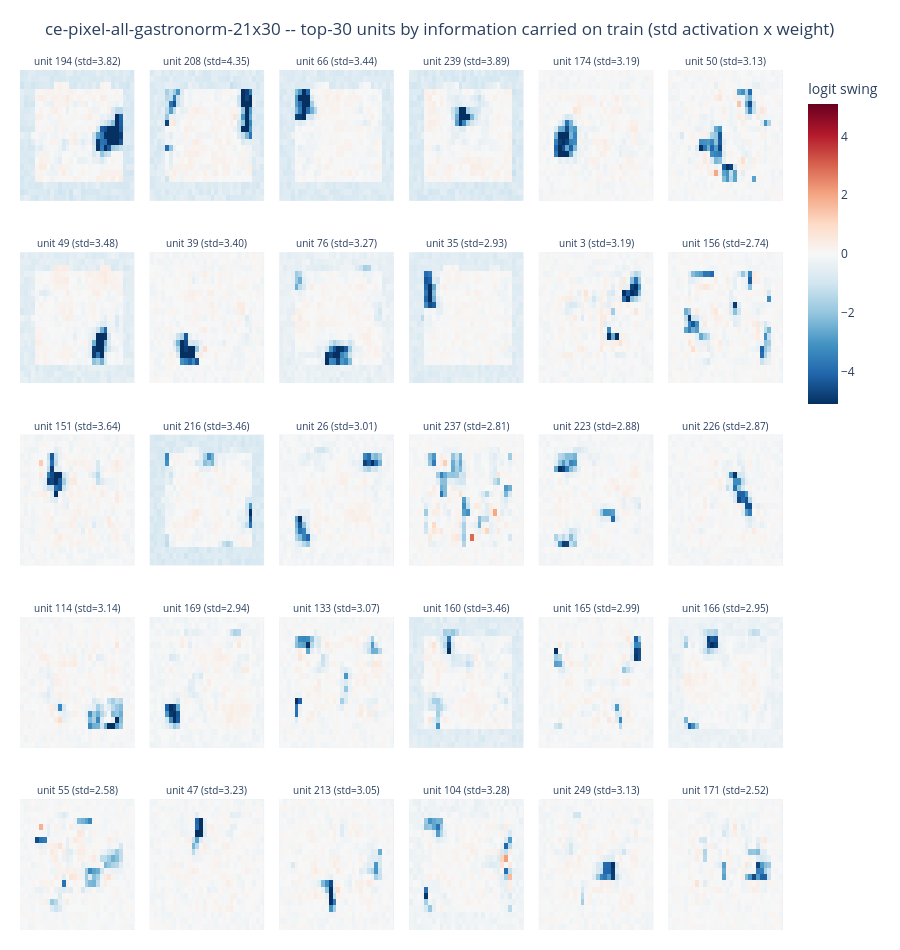

The notebook cell saved with this chart:
### Markdown cell above
## 5e. The information-carrying units

Same `out_h x out_w` grid as before, but ranked by `std(a_k) * ||W[k]||` -- the units whose firing
*varies* most across samples, scaled by how much that variation moves the output. These are the
units doing the discriminating, and they are the ones to look at if the question is "how does this
model tell one cube position from another".

### Code cell
if RUN_ACTIVATIONS:
    info_score = act_std * np.linalg.norm(W, axis=1)
    top_info = list(np.argsort(-info_score)[:N_UNIT_MAPS])
    print(f'overlap with the mean-contribution top-{N_UNIT_MAPS}: {len(set(top_info) & top_c)} units')

    info_maps = [(act_std[k] * W[k]).reshape(OUT_H, OUT_W) for k in top_info]
    imax = float(np.quantile(np.abs(np.array(info_maps)), 0.995))
    unit_grid(top_info, info_maps,
              [f'unit {k} (std={act_std[k]:.2f})' for k in top_info],
              f'{RUN_NAME} -- top-{len(top_info)} units by information carried on {ACT_SPLIT} '
              f'(std activation x weight)', 'logit swing', -imax, imax).show()

### Figure 1 — Plotly figure (JSON) as saved in the notebook; plotly's stock layout.template omitted (floating-point values rounded to 4 significant figures; data arrays with more than 128 entries replaced by an {"elided": "..."} marker saying what was removed)
{"data": [{"colorbar": {"len": 0.4, "title": {"text": "logit swing"}, "y": 0.8}, "colorscale": [[0.0, "rgb(103,0,31)"], [0.1, "rgb(178,24,43)"], [0.2, "rgb(214,96,77)"], [0.3, "rgb(244,165,130)"], [0.4, "rgb(253,219,199)"], [0.5, "rgb(247,247,247)"], [0.6, "rgb(209,229,240)"], [0.7, "rgb(146,197,222)"], [0.8, "rgb(67,147,195)"], [0.9, "rgb(33,102,172)"], [1.0, "rgb(5,48,97)"]], "hovertemplate": "row %{y}, col %{x}<br>%{z:.4f}<extra></extra>", "reversescale": true, "showscale": true, "type": "heatmap", "xaxis": "x", "yaxis": "y", "z": {"elided": "21x30 float values"}, "zmax": 5.108, "zmid": 0, "zmin": -5.108}, {"colorbar": {"len": 0.4, "title": {"text": "logit swing"}, "y": 0.8}, "colorscale": [[0.0, "rgb(103,0,31)"], [0.1, "rgb(178,24,43)"], [0.2, "rgb(214,96,77)"], [0.3, "rgb(244,165,130)"], [0.4, "rgb(253,219,199)"], [0.5, "rgb(247,247,247)"], [0.6, "rgb(209,229,240)"], [0.7, "rgb(146,197,222)"], [0.8, "rgb(67,147,195)"], [0.9, "rgb(33,102,172)"], [1.0, "rgb(5,48,97)"]], "hovertemplate": "row %{y}, col %{x}<br>%{z:.4f}<extra></extra>", "reversescale": true, "showscale": false, "type": "heatmap", "xaxis": "x2", "yaxis": "y2", "z": {"elided": "21x30 float values"}, "zmax": 5.108, "zmid": 0, "zmin": -5.108}, {"colorbar": {"len": 0.4, "title": {"text": "logit swing"}, "y": 0.8}, "colorscale": [[0.0, "rgb(103,0,31)"], [0.1, "rgb(178,24,43)"], [0.2, "rgb(214,96,77)"], [0.3, "rgb(244,165,130)"], [0.4, "rgb(253,219,199)"], [0.5, "rgb(247,247,247)"], [0.6, "rgb(209,229,240)"], [0.7, "rgb(146,197,222)"], [0.8, "rgb(67,147,195)"], [0.9, "rgb(33,102,172)"], [1.0, "rgb(5,48,97)"]], "hovertemplate": "row %{y}, col %{x}<br>%{z:.4f}<extra></extra>", "reversescale": true, "showscale": false, "type": "heatmap", "xaxis": "x3", "yaxis": "y3", "z": {"elided": "21x30 float values"}, "zmax": 5.108, "zmid": 0, "zmin": -5.108}, {"colorbar": {"len": 0.4, "title": {"text": "logit swing"}, "y": 0.8}, "colorscale": [[0.0, "rgb(103,0,31)"], [0.1, "rgb(178,24,43)"], [0.2, "rgb(214,96,77)"], [0.3, "rgb(244,165,130)"], [0.4, "rgb(253,219,199)"], [0.5, "rgb(247,247,247)"], [0.6, "rgb(209,229,240)"], [0.7, "rgb(146,197,222)"], [0.8, "rgb(67,147,195)"], [0.9, "rgb(33,102,172)"], [1.0, "rgb(5,48,97)"]], "hovertemplate": "row %{y}, col %{x}<br>%{z:.4f}<extra></extra>", "reversescale": true, "showscale": false, "type": "heatmap", "xaxis": "x4", "yaxis": "y4", "z": {"elided": "21x30 float values"}, "zmax": 5.108, "zmid": 0, "zmin": -5.108}, {"colorbar": {"len": 0.4, "title": {"text": "logit swing"}, "y": 0.8}, "colorscale": [[0.0, "rgb(103,0,31)"], [0.1, "rgb(178,24,43)"], [0.2, "rgb(214,96,77)"], [0.3, "rgb(244,165,130)"], [0.4, "rgb(253,219,199)"], [0.5, "rgb(247,247,247)"], [0.6, "rgb(209,229,240)"], [0.7, "rgb(146,197,222)"], [0.8, "rgb(67,147,195)"], [0.9, "rgb(33,102,172)"], [1.0, "rgb(5,48,97)"]], "hovertemplate": "row %{y}, col %{x}<br>%{z:.4f}<extra></extra>", "reversescale": true, "showscale": false, "type": "heatmap", "xaxis": "x5", "yaxis": "y5", "z": {"elided": "21x30 float values"}, "zmax": 5.108, "zmid": 0, "zmin": -5.108}, {"colorbar": {"len": 0.4, "title": {"text": "logit swing"}, "y": 0.8}, "colorscale": [[0.0, "rgb(103,0,31)"], [0.1, "rgb(178,24,43)"], [0.2, "rgb(214,96,77)"], [0.3, "rgb(244,165,130)"], [0.4, "rgb(253,219,199)"], [0.5, "rgb(247,247,247)"], [0.6, "rgb(209,229,240)"], [0.7, "rgb(146,197,222)"], [0.8, "rgb(67,147,195)"], [0.9, "rgb(33,102,172)"], [1.0, "rgb(5,48,97)"]], "hovertemplate": "row %{y}, col %{x}<br>%{z:.4f}<extra></extra>", "reversescale": true, "showscale": false, "type": "heatmap", "xaxis": "x6", "yaxis": "y6", "z": {"elided": "21x30 float values"}, "zmax": 5.108, "zmid": 0, "zmin": -5.108}, {"colorbar": {"len": 0.4, "title": {"text": "logit swing"}, "y": 0.8}, "colorscale": [[0.0, "rgb(103,0,31)"], [0.1, "rgb(178,24,43)"], [0.2, "rgb(214,96,77)"], [0.3, "rgb(244,165,130)"], [0.4, "rgb(253,219,199)"], [0.5, "rgb(247,247,247)"], [0.6, "rgb(209,229,240)"], [0.7, "rgb(146,197,222)"], [0.8, "rgb(67,147,195)"], [0.9, "rgb(33,102,172)"], [1.0, "rgb(5,48,97)"]], "hovertemplate": "row %{y}, col %{x}<br>%{z:.4f}<extra></extra>", "reversescale": true, "showscale": false, "type": "heatmap", "xaxis": "x7", "yaxis": "y7", "z": {"elided": "21x30 float values"}, "zmax": 5.108, "zmid": 0, "zmin": -5.108}, {"colorbar": {"len": 0.4, "title": {"text": "logit swing"}, "y": 0.8}, "colorscale": [[0.0, "rgb(103,0,31)"], [0.1, "rgb(178,24,43)"], [0.2, "rgb(214,96,77)"], [0.3, "rgb(244,165,130)"], [0.4, "rgb(253,219,199)"], [0.5, "rgb(247,247,247)"], [0.6, "rgb(209,229,240)"], [0.7, "rgb(146,197,222)"], [0.8, "rgb(67,147,195)"], [0.9, "rgb(33,102,172)"], [1.0, "rgb(5,48,97)"]], "hovertemplate": "row %{y}, col %{x}<br>%{z:.4f}<extra></extra>", "reversescale": true, "showscale": false, "type": "heatmap", "xaxis": "x8", "yaxis": "y8", "z": {"elided": "21x30 float values"}, "zmax": 5.108, "zmid": 0, "zmin": -5.108}, {"colorbar": {"len": 0.4, "title": {"text": "logit swing"}, "y": 0.8}, "colorscale": [[0.0, "rgb(103,0,31)"], [0.1, "rgb(178,24,43)"], [0.2, "rgb(214,96,77)"], [0.3, "rgb(244,165,130)"], [0.4, "rgb(253,219,199)"], [0.5, "rgb(247,247,247)"], [0.6, "rgb(209,229,240)"], [0.7, "rgb(146,197,222)"], [0.8, "rgb(67,147,195)"], [0.9, "rgb(33,102,172)"], [1.0, "rgb(5,48,97)"]], "hovertemplate": "row %{y}, col %{x}<br>%{z:.4f}<extra></extra>", "reversescale": true, "showscale": false, "type": "heatmap", "xaxis": "x9", "yaxis": "y9", "z": {"elided": "21x30 float values"}, "zmax": 5.108, "zmid": 0, "zmin": -5.108}, {"colorbar": {"len": 0.4, "title": {"text": "logit swing"}, "y": 0.8}, "colorscale": [[0.0, "rgb(103,0,31)"], [0.1, "rgb(178,24,43)"], [0.2, "rgb(214,96,77)"], [0.3, "rgb(244,165,130)"], [0.4, "rgb(253,219,199)"], [0.5, "rgb(247,247,247)"], [0.6, "rgb(209,229,240)"], [0.7, "rgb(146,197,222)"], [0.8, "rgb(67,147,195)"], [0.9, "rgb(33,102,172)"], [1.0, "rgb(5,48,97)"]], "hovertemplate": "row %{y}, col %{x}<br>%{z:.4f}<extra></extra>", "reversescale": true, "showscale": false, "type": "heatmap", "xaxis": "x10", "yaxis": "y10", "z": {"elided": "21x30 float values"}, "zmax": 5.108, "zmid": 0, "zmin": -5.108}, {"colorbar": {"len": 0.4, "title": {"text": "logit swing"}, "y": 0.8}, "colorscale": [[0.0, "rgb(103,0,31)"], [0.1, "rgb(178,24,43)"], [0.2, "rgb(214,96,77)"], [0.3, "rgb(244,165,130)"], [0.4, "rgb(253,219,199)"], [0.5, "rgb(247,247,247)"], [0.6, "rgb(209,229,240)"], [0.7, "rgb(146,197,222)"], [0.8, "rgb(67,147,195)"], [0.9, "rgb(33,102,172)"], [1.0, "rgb(5,48,97)"]], "hovertemplate": "row %{y}, col %{x}<br>%{z:.4f}<extra></extra>", "reversescale": true, "showscale": false, "type": "heatmap", "xaxis": "x11", "yaxis": "y11", "z": {"elided": "21x30 float values"}, "zmax": 5.108, "zmid": 0, "zmin": -5.108}, {"colorbar": {"len": 0.4, "title": {"text": "logit swing"}, "y": 0.8}, "colorscale": [[0.0, "rgb(103,0,31)"], [0.1, "rgb(178,24,43)"], [0.2, "rgb(214,96,77)"], [0.3, "rgb(244,165,130)"], [0.4, "rgb(253,219,199)"], [0.5, "rgb(247,247,247)"], [0.6, "rgb(209,229,240)"], [0.7, "rgb(146,197,222)"], [0.8, "rgb(67,147,195)"], [0.9, "rgb(33,102,172)"], [1.0, "rgb(5,48,97)"]], "hovertemplate": "row %{y}, col %{x}<br>%{z:.4f}<extra></extra>", "reversescale": true, "showscale": false, "type": "heatmap", "xaxis": "x12", "yaxis": "y12", "z": {"elided": "21x30 float values"}, "zmax": 5.108, "zmid": 0, "zmin": -5.108}, {"colorbar": {"len": 0.4, "title": {"text": "logit swing"}, "y": 0.8}, "colorscale": [[0.0, "rgb(103,0,31)"], [0.1, "rgb(178,24,43)"], [0.2, "rgb(214,96,77)"], [0.3, "rgb(244,165,130)"], [0.4, "rgb(253,219,199)"], [0.5, "rgb(247,247,247)"], [0.6, "rgb(209,229,240)"], [0.7, "rgb(146,197,222)"], [0.8, "rgb(67,147,195)"], [0.9, "rgb(33,102,172)"], [1.0, "rgb(5,48,97)"]], "hovertemplate": "row %{y}, col %{x}<br>%{z:.4f}<extra></extra>", "reversescale": true, "showscale": false, "type": "heatmap", "xaxis": "x13", "yaxis": "y13", "z": {"elided": "21x30 float values"}, "zmax": 5.108, "zmid": 0, "zmin": -5.108}, {"colorbar": {"len": 0.4, "title": {"text": "logit swing"}, "y": 0.8}, "colorscale": [[0.0, "rgb(103,0,31)"], [0.1, "rgb(178,24,43)"], [0.2, "rgb(214,96,77)"], [0.3, "rgb(244,165,130)"], [0.4, "rgb(253,219,199)"], [0.5, "rgb(247,247,247)"], [0.6, "rgb(209,229,240)"], [0.7, "rgb(146,197,222)"], [0.8, "rgb(67,147,195)"], [0.9, "rgb(33,102,172)"], [1.0, "rgb(5,48,97)"]], "hovertemplate": "row %{y}, col %{x}<br>%{z:.4f}<extra></extra>", "reversescale": true, "showscale": false, "type": "heatmap", "xaxis": "x14", "yaxis": "y14", "z": {"elided": "21x30 float values"}, "zmax": 5.108, "zmid": 0, "zmin": -5.108}, {"colorbar": {"len": 0.4, "title": {"text": "logit swing"}, "y": 0.8}, "colorscale": [[0.0, "rgb(103,0,31)"], [0.1, "rgb(178,24,43)"], [0.2, "rgb(214,96,77)"], [0.3, "rgb(244,165,130)"], [0.4, "rgb(253,219,199)"], [0.5, "rgb(247,247,247)"], [0.6, "rgb(209,229,240)"], [0.7, "rgb(146,197,222)"], [0.8, "rgb(67,147,195)"], [0.9, "rgb(33,102,172)"], [1.0, "rgb(5,48,97)"]], "hovertemplate": "row %{y}, col %{x}<br>%{z:.4f}<extra></extra>", "reversescale": true, "showscale": false, "type": "heatmap", "xaxis": "x15", "yaxis": "y15", "z": {"elided": "21x30 float values"}, "zmax": 5.108, "zmid": 0, "zmin": -5.108}, {"colorbar": {"len": 0.4, "title": {"text": "logit swing"}, "y": 0.8}, "colorscale": [[0.0, "rgb(103,0,31)"], [0.1, "rgb(178,24,43)"], [0.2, "rgb(214,96,77)"], [0.3, "rgb(244,165,130)"], [0.4, "rgb(253,219,199)"], [0.5, "rgb(247,247,247)"], [0.6, "rgb(209,229,240)"], [0.7, "rgb(146,197,222)"], [0.8, "rgb(67,147,195)"], [0.9, "rgb(33,102,172)"], [1.0, "rgb(5,48,97)"]], "hovertemplate": "row %{y}, col %{x}<br>%{z:.4f}<extra></extra>", "reversescale": true, "showscale": false, "type": "heatmap", "xaxis": "x16", "yaxis": "y16", "z": {"elided": "21x30 float values"}, "zmax": 5.108, "zmid": 0, "zmin": -5.108}, {"colorbar": {"len": 0.4, "title": {"text": "logit swing"}, "y": 0.8}, "colorscale": [[0.0, "rgb(103,0,31)"], [0.1, "rgb(178,24,43)"], [0.2, "rgb(214,96,77)"], [0.3, "rgb(244,165,130)"], [0.4, "rgb(253,219,199)"], [0.5, "rgb(247,247,247)"], [0.6, "rgb(209,229,240)"], [0.7, "rgb(146,197,222)"], [0.8, "rgb(67,147,195)"], [0.9, "rgb(33,102,172)"], [1.0, "rgb(5,48,97)"]], "hovertemplate": "row %{y}, col %{x}<br>%{z:.4f}<extra></extra>", "reversescale": true, "showscale": false, "type": "heatmap", "xaxis": "x17", "yaxis": "y17", "z": {"elided": "21x30 float values"}, "zmax": 5.108, "zmid": 0, "zmin": -5.108}, {"colorbar": {"len": 0.4, "title": {"text": "logit swing"}, "y": 0.8}, "colorscale": [[0.0, "rgb(103,0,31)"], [0.1, "rgb(178,24,43)"], [0.2, "rgb(214,96,77)"], [0.3, "rgb(244,165,130)"], [0.4, "rgb(253,219,199)"], [0.5, "rgb(247,247,247)"], [0.6, "rgb(209,229,240)"], [0.7, "rgb(146,197,222)"], [0.8, "rgb(67,147,195)"], [0.9, "rgb(33,102,172)"], [1.0, "rgb(5,48,97)"]], "hovertemplate": "row %{y}, col %{x}<br>%{z:.4f}<extra></extra>", "reversescale": true, "showscale": false, "type": "heatmap", "xaxis": "x18", "yaxis": "y18", "z": {"elided": "21x30 float values"}, "zmax": 5.108, "zmid": 0, "zmin": -5.108}, {"colorbar": {"len": 0.4, "title": {"text": "logit swing"}, "y": 0.8}, "colorscale": [[0.0, "rgb(103,0,31)"], [0.1, "rgb(178,24,43)"], [0.2, "rgb(214,96,77)"], [0.3, "rgb(244,165,130)"], [0.4, "rgb(253,219,199)"], [0.5, "rgb(247,247,247)"], [0.6, "rgb(209,229,240)"], [0.7, "rgb(146,197,222)"], [0.8, "rgb(67,147,195)"], [0.9, "rgb(33,102,172)"], [1.0, "rgb(5,48,97)"]], "hovertemplate": "row %{y}, col %{x}<br>%{z:.4f}<extra></extra>", "reversescale": true, "showscale": false, "type": "heatmap", "xaxis": "x19", "yaxis": "y19", "z": {"elided": "21x30 float values"}, "zmax": 5.108, "zmid": 0, "zmin": -5.108}, {"colorbar": {"len": 0.4, "title": {"text": "logit swing"}, "y": 0.8}, "colorscale": [[0.0, "rgb(103,0,31)"], [0.1, "rgb(178,24,43)"], [0.2, "rgb(214,96,77)"], [0.3, "rgb(244,165,130)"], [0.4, "rgb(253,219,199)"], [0.5, "rgb(247,247,247)"], [0.6, "rgb(209,229,240)"], [0.7, "rgb(146,197,222)"], [0.8, "rgb(67,147,195)"], [0.9, "rgb(33,102,172)"], [1.0, "rgb(5,48,97)"]], "hovertemplate": "row %{y}, col %{x}<br>%{z:.4f}<extra></extra>", "reversescale": true, "showscale": false, "type": "heatmap", "xaxis": "x20", "yaxis": "y20", "z": {"elided": "21x30 float values"}, "zmax": 5.108, "zmid": 0, "zmin": -5.108}, {"colorbar": {"len": 0.4, "title": {"text": "logit swing"}, "y": 0.8}, "colorscale": [[0.0, "rgb(103,0,31)"], [0.1, "rgb(178,24,43)"], [0.2, "rgb(214,96,77)"], [0.3, "rgb(244,165,130)"], [0.4, "rgb(253,219,199)"], [0.5, "rgb(247,247,247)"], [0.6, "rgb(209,229,240)"], [0.7, "rgb(146,197,222)"], [0.8, "rgb(67,147,195)"], [0.9, "rgb(33,102,172)"], [1.0, "rgb(5,48,97)"]], "hovertemplate": "row %{y}, col %{x}<br>%{z:.4f}<extra></extra>", "reversescale": true, "showscale": false, "type": "heatmap", "xaxis": "x21", "yaxis": "y21", "z": {"elided": "21x30 float values"}, "zmax": 5.108, "zmid": 0, "zmin": -5.108}, {"colorbar": {"len": 0.4, "title": {"text": "logit swing"}, "y": 0.8}, "colorscale": [[0.0, "rgb(103,0,31)"], [0.1, "rgb(178,24,43)"], [0.2, "rgb(214,96,77)"], [0.3, "rgb(244,165,130)"], [0.4, "rgb(253,219,199)"], [0.5, "rgb(247,247,247)"], [0.6, "rgb(209,229,240)"], [0.7, "rgb(146,197,222)"], [0.8, "rgb(67,147,195)"], [0.9, "rgb(33,102,172)"], [1.0, "rgb(5,48,97)"]], "hovertemplate": "row %{y}, col %{x}<br>%{z:.4f}<extra></extra>", "reversescale": true, "showscale": false, "type": "heatmap", "xaxis": "x22", "yaxis": "y22", "z": {"elided": "21x30 float values"}, "zmax": 5.108, "zmid": 0, "zmin": -5.108}, {"colorbar": {"len": 0.4, "title": {"text": "logit swing"}, "y": 0.8}, "colorscale": [[0.0, "rgb(103,0,31)"], [0.1, "rgb(178,24,43)"], [0.2, "rgb(214,96,77)"], [0.3, "rgb(244,165,130)"], [0.4, "rgb(253,219,199)"], [0.5, "rgb(247,247,247)"], [0.6, "rgb(209,229,240)"], [0.7, "rgb(146,197,222)"], [0.8, "rgb(67,147,195)"], [0.9, "rgb(33,102,172)"], [1.0, "rgb(5,48,97)"]], "hovertemplate": "row %{y}, col %{x}<br>%{z:.4f}<extra></extra>", "reversescale": true, "showscale": false, "type": "heatmap", "xaxis": "x23", "yaxis": "y23", "z": {"elided": "21x30 float values"}, "zmax": 5.108, "zmid": 0, "zmin": -5.108}, {"colorbar": {"len": 0.4, "title": {"text": "logit swing"}, "y": 0.8}, "colorscale": [[0.0, "rgb(103,0,31)"], [0.1, "rgb(178,24,43)"], [0.2, "rgb(214,96,77)"], [0.3, "rgb(244,165,130)"], [0.4, "rgb(253,219,199)"], [0.5, "rgb(247,247,247)"], [0.6, "rgb(209,229,240)"], [0.7, "rgb(146,197,222)"], [0.8, "rgb(67,147,195)"], [0.9, "rgb(33,102,172)"], [1.0, "rgb(5,48,97)"]], "hovertemplate": "row %{y}, col %{x}<br>%{z:.4f}<extra></extra>", "reversescale": true, "showscale": false, "type": "heatmap", "xaxis": "x24", "yaxis": "y24", "z": {"elided": "21x30 float values"}, "zmax": 5.108, "zmid": 0, "zmin": -5.108}, {"colorbar": {"len": 0.4, "title": {"text": "logit swing"}, "y": 0.8}, "colorscale": [[0.0, "rgb(103,0,31)"], [0.1, "rgb(178,24,43)"], [0.2, "rgb(214,96,77)"], [0.3, "rgb(244,165,130)"], [0.4, "rgb(253,219,199)"], [0.5, "rgb(247,247,247)"], [0.6, "rgb(209,229,240)"], [0.7, "rgb(146,197,222)"], [0.8, "rgb(67,147,195)"], [0.9, "rgb(33,102,172)"], [1.0, "rgb(5,48,97)"]], "hovertemplate": "row %{y}, col %{x}<br>%{z:.4f}<extra></extra>", "reversescale": true, "showscale": false, "type": "heatmap", "xaxis": "x25", "yaxis": "y25", "z": {"elided": "21x30 float values"}, "zmax": 5.108, "zmid": 0, "zmin": -5.108}, {"colorbar": {"len": 0.4, "title": {"text": "logit swing"}, "y": 0.8}, "colorscale": [[0.0, "rgb(103,0,31)"], [0.1, "rgb(178,24,43)"], [0.2, "rgb(214,96,77)"], [0.3, "rgb(244,165,130)"], [0.4, "rgb(253,219,199)"], [0.5, "rgb(247,247,247)"], [0.6, "rgb(209,229,240)"], [0.7, "rgb(146,197,222)"], [0.8, "rgb(67,147,195)"], [0.9, "rgb(33,102,172)"], [1.0, "rgb(5,48,97)"]], "hovertemplate": "row %{y}, col %{x}<br>%{z:.4f}<extra></extra>", "reversescale": true, "showscale": false, "type": "heatmap", "xaxis": "x26", "yaxis": "y26", "z": {"elided": "21x30 float values"}, "zmax": 5.108, "zmid": 0, "zmin": -5.108}, {"colorbar": {"len": 0.4, "title": {"text": "logit swing"}, "y": 0.8}, "colorscale": [[0.0, "rgb(103,0,31)"], [0.1, "rgb(178,24,43)"], [0.2, "rgb(214,96,77)"], [0.3, "rgb(244,165,130)"], [0.4, "rgb(253,219,199)"], [0.5, "rgb(247,247,247)"], [0.6, "rgb(209,229,240)"], [0.7, "rgb(146,197,222)"], [0.8, "rgb(67,147,195)"], [0.9, "rgb(33,102,172)"], [1.0, "rgb(5,48,97)"]], "hovertemplate": "row %{y}, col %{x}<br>%{z:.4f}<extra></extra>", "reversescale": true, "showscale": false, "type": "heatmap", "xaxis": "x27", "yaxis": "y27", "z": {"elided": "21x30 float values"}, "zmax": 5.108, "zmid": 0, "zmin": -5.108}, {"colorbar": {"len": 0.4, "title": {"text": "logit swing"}, "y": 0.8}, "colorscale": [[0.0, "rgb(103,0,31)"], [0.1, "rgb(178,24,43)"], [0.2, "rgb(214,96,77)"], [0.3, "rgb(244,165,130)"], [0.4, "rgb(253,219,199)"], [0.5, "rgb(247,247,247)"], [0.6, "rgb(209,229,240)"], [0.7, "rgb(146,197,222)"], [0.8, "rgb(67,147,195)"], [0.9, "rgb(33,102,172)"], [1.0, "rgb(5,48,97)"]], "hovertemplate": "row %{y}, col %{x}<br>%{z:.4f}<extra></extra>", "reversescale": true, "showscale": false, "type": "heatmap", "xaxis": "x28", "yaxis": "y28", "z": {"elided": "21x30 float values"}, "zmax": 5.108, "zmid": 0, "zmin": -5.108}, {"colorbar": {"len": 0.4, "title": {"text": "logit swing"}, "y": 0.8}, "colorscale": [[0.0, "rgb(103,0,31)"], [0.1, "rgb(178,24,43)"], [0.2, "rgb(214,96,77)"], [0.3, "rgb(244,165,130)"], [0.4, "rgb(253,219,199)"], [0.5, "rgb(247,247,247)"], [0.6, "rgb(209,229,240)"], [0.7, "rgb(146,197,222)"], [0.8, "rgb(67,147,195)"], [0.9, "rgb(33,102,172)"], [1.0, "rgb(5,48,97)"]], "hovertemplate": "row %{y}, col %{x}<br>%{z:.4f}<extra></extra>", "reversescale": true, "showscale": false, "type": "heatmap", "xaxis": "x29", "yaxis": "y29", "z": {"elided": "21x30 float values"}, "zmax": 5.108, "zmid": 0, "zmin": -5.108}, {"colorbar": {"len": 0.4, "title": {"text": "logit swing"}, "y": 0.8}, "colorscale": [[0.0, "rgb(103,0,31)"], [0.1, "rgb(178,24,43)"], [0.2, "rgb(214,96,77)"], [0.3, "rgb(244,165,130)"], [0.4, "rgb(253,219,199)"], [0.5, "rgb(247,247,247)"], [0.6, "rgb(209,229,240)"], [0.7, "rgb(146,197,222)"], [0.8, "rgb(67,147,195)"], [0.9, "rgb(33,102,172)"], [1.0, "rgb(5,48,97)"]], "hovertemplate": "row %{y}, col %{x}<br>%{z:.4f}<extra></extra>", "reversescale": true, "showscale": false, "type": "heatmap", "xaxis": "x30", "yaxis": "y30", "z": {"elided": "21x30 float values"}, "zmax": 5.108, "zmid": 0, "zmin": -5.108}], "layout": {"annotations": [{"font": {"size": 10}, "showarrow": false, "text": "unit 194 (std=3.82)", "x": 0.075, "xanchor": "center", "xref": "paper", "y": 1.0, "yanchor": "bottom", "yref": "paper"}, {"font": {"size": 10}, "showarrow": false, "text": "unit 208 (std=4.35)", "x": 0.245, "xanchor": "center", "xref": "paper", "y": 1.0, "yanchor": "bottom", "yref": "paper"}, {"font": {"size": 10}, "showarrow": false, "text": "unit 66 (std=3.44)", "x": 0.415, "xanchor": "center", "xref": "paper", "y": 1.0, "yanchor": "bottom", "yref": "paper"}, {"font": {"size": 10}, "showarrow": false, "text": "unit 239 (std=3.89)", "x": 0.585, "xanchor": "center", "xref": "paper", "y": 1.0, "yanchor": "bottom", "yref": "paper"}, {"font": {"size": 10}, "showarrow": false, "text": "unit 174 (std=3.19)", "x": 0.755, "xanchor": "center", "xref": "paper", "y": 1.0, "yanchor": "bottom", "yref": "paper"}, {"font": {"size": 10}, "showarrow": false, "text": "unit 50 (std=3.13)", "x": 0.925, "xanchor": "center", "xref": "paper", "y": 1.0, "yanchor": "bottom", "yref": "paper"}, {"font": {"size": 10}, "showarrow": false, "text": "unit 49 (std=3.48)", "x": 0.075, "xanchor": "center", "xref": "paper", "y": 0.788, "yanchor": "bottom", "yref": "paper"}, {"font": {"size": 10}, "showarrow": false, "text": "unit 39 (std=3.40)", "x": 0.245, "xanchor": "center", "xref": "paper", "y": 0.788, "yanchor": "bottom", "yref": "paper"}, {"font": {"size": 10}, "showarrow": false, "text": "unit 76 (std=3.27)", "x": 0.415, "xanchor": "center", "xref": "paper", "y": 0.788, "yanchor": "bottom", "yref": "paper"}, {"font": {"size": 10}, "showarrow": false, "text": "unit 35 (std=2.93)", "x": 0.585, "xanchor": "center", "xref": "paper", "y": 0.788, "yanchor": "bottom", "yref": "paper"}, {"font": {"size": 10}, "showarrow": false, "text": "unit 3 (std=3.19)", "x": 0.755, "xanchor": "center", "xref": "paper", "y": 0.788, "yanchor": "bottom", "yref": "paper"}, {"font": {"size": 10}, "showarrow": false, "text": "unit 156 (std=2.74)", "x": 0.925, "xanchor": "center", "xref": "paper", "y": 0.788, "yanchor": "bottom", "yref": "paper"}, {"font": {"size": 10}, "showarrow": false, "text": "unit 151 (std=3.64)", "x": 0.075, "xanchor": "center", "xref": "paper", "y": 0.576, "yanchor": "bottom", "yref": "paper"}, {"font": {"size": 10}, "showarrow": false, "text": "unit 216 (std=3.46)", "x": 0.245, "xanchor": "center", "xref": "paper", "y": 0.576, "yanchor": "bottom", "yref": "paper"}, {"font": {"size": 10}, "showarrow": false, "text": "unit 26 (std=3.01)", "x": 0.415, "xanchor": "center", "xref": "paper", "y": 0.576, "yanchor": "bottom", "yref": "paper"}, {"font": {"size": 10}, "showarrow": false, "text": "unit 237 (std=2.81)", "x": 0.585, "xanchor": "center", "xref": "paper", "y": 0.576, "yanchor": "bottom", "yref": "paper"}, {"font": {"size": 10}, "showarrow": false, "text": "unit 223 (std=2.88)", "x": 0.755, "xanchor": "center", "xref": "paper", "y": 0.576, "yanchor": "bottom", "yref": "paper"}, {"font": {"size": 10}, "showarrow": false, "text": "unit 226 (std=2.87)", "x": 0.925, "xanchor": "center", "xref": "paper", "y": 0.576, "yanchor": "bottom", "yref": "paper"}, {"font": {"size": 10}, "showarrow": false, "text": "unit 114 (std=3.14)", "x": 0.075, "xanchor": "center", "xref": "paper", "y": 0.364, "yanchor": "bottom", "yref": "paper"}, {"font": {"size": 10}, "showarrow": false, "text": "unit 169 (std=2.94)", "x": 0.245, "xanchor": "center", "xref": "paper", "y": 0.364, "yanchor": "bottom", "yref": "paper"}, {"font": {"size": 10}, "showarrow": false, "text": "unit 133 (std=3.07)", "x": 0.415, "xanchor": "center", "xref": "paper", "y": 0.364, "yanchor": "bottom", "yref": "paper"}, {"font": {"size": 10}, "showarrow": false, "text": "unit 160 (std=3.46)", "x": 0.585, "xanchor": "center", "xref": "paper", "y": 0.364, "yanchor": "bottom", "yref": "paper"}, {"font": {"size": 10}, "showarrow": false, "text": "unit 165 (std=2.99)", "x": 0.755, "xanchor": "center", "xref": "paper", "y": 0.364, "yanchor": "bottom", "yref": "paper"}, {"font": {"size": 10}, "showarrow": false, "text": "unit 166 (std=2.95)", "x": 0.925, "xanchor": "center", "xref": "paper", "y": 0.364, "yanchor": "bottom", "yref": "paper"}, {"font": {"size": 10}, "showarrow": false, "text": "unit 55 (std=2.58)", "x": 0.075, "xanchor": "center", "xref": "paper", "y": 0.152, "yanchor": "bottom", "yref": "paper"}, {"font": {"size": 10}, "showarrow": false, "text": "unit 47 (std=3.23)", "x": 0.245, "xanchor": "center", "xref": "paper", "y": 0.152, "yanchor": "bottom", "yref": "paper"}, {"font": {"size": 10}, "showarrow": false, "text": "unit 213 (std=3.05)", "x": 0.415, "xanchor": "center", "xref": "paper", "y": 0.152, "yanchor": "bottom", "yref": "paper"}, {"font": {"size": 10}, "showarrow": false, "text": "unit 104 (std=3.28)", "x": 0.585, "xanchor": "center", "xref": "paper", "y": 0.152, "yanchor": "bottom", "yref": "paper"}, {"font": {"size": 10}, "showarrow": false, "text": "unit 249 (std=3.13)", "x": 0.755, "xanchor": "center", "xref": "paper", "y": 0.152, "yanchor": "bottom", "yref": "paper"}, {"font": {"size": 10}, "showarrow": false, "text": "unit 171 (std=2.52)", "x": 0.925, "xanchor": "center", "xref": "paper", "y": 0.152, "yanchor": "bottom", "yref": "paper"}], "height": 950, "margin": {"b": 20, "l": 20, "r": 20, "t": 70}, "title": {"text": "ce-pixel-all-gastronorm-21x30 -- top-30 units by information carried on train (std activation x weight)"}, "xaxis": {"anchor": "y", "domain": [0.0, 0.15], "showticklabels": false}, "xaxis10": {"anchor": "y10", "domain": [0.51, 0.66], "showticklabels": false}, "xaxis11": {"anchor": "y11", "domain": [0.68, 0.83], "showticklabels": false}, "xaxis12": {"anchor": "y12", "domain": [0.85, 1.0], "showticklabels": false}, "xaxis13": {"anchor": "y13", "domain": [0.0, 0.15], "showticklabels": false}, "xaxis14": {"anchor": "y14", "domain": [0.17, 0.32], "showticklabels": false}, "xaxis15": {"anchor": "y15", "domain": [0.34, 0.49], "showticklabels": false}, "xaxis16": {"anchor": "y16", "domain": [0.51, 0.66], "showticklabels": false}, "xaxis17": {"anchor": "y17", "domain": [0.68, 0.83], "showticklabels": false}, "xaxis18": {"anchor": "y18", "domain": [0.85, 1.0], "showticklabels": false}, "xaxis19": {"anchor": "y19", "domain": [0.0, 0.15], "showticklabels": false}, "xaxis2": {"anchor": "y2", "domain": [0.17, 0.32], "showticklabels": false}, "xaxis20": {"anchor": "y20", "domain": [0.17, 0.32], "showticklabels": false}, "xaxis21": {"anchor": "y21", "domain": [0.34, 0.49], "showticklabels": false}, "xaxis22": {"anchor": "y22", "domain": [0.51, 0.66], "showticklabels": false}, "xaxis23": {"anchor": "y23", "domain": [0.68, 0.83], "showticklabels": false}, "xaxis24": {"anchor": "y24", "domain": [0.85, 1.0], "showticklabels": false}, "xaxis25": {"anchor": "y25", "domain": [0.0, 0.15], "showticklabels": false}, "xaxis26": {"anchor": "y26", "domain": [0.17, 0.32], "showticklabels": false}, "xaxis27": {"anchor": "y27", "domain": [0.34, 0.49], "showticklabels": false}, "xaxis28": {"anchor": "y28", "domain": [0.51, 0.66], "showticklabels": false}, "xaxis29": {"anchor": "y29", "domain": [0.68, 0.83], "showticklabels": false}, "xaxis3": {"anchor": "y3", "domain": [0.34, 0.49], "showticklabels": false}, "xaxis30": {"anchor": "y30", "domain": [0.85, 1.0], "showticklabels": false}, "xaxis4": {"anchor": "y4", "domain": [0.51, 0.66], "showticklabels": false}, "xaxis5": {"anchor": "y5", "domain": [0.68, 0.83], "showticklabels": false}, "xaxis6": {"anchor": "y6", "domain": [0.85, 1.0], "showticklabels": false}, "xaxis7": {"anchor": "y7", "domain": [0.0, 0.15], "showticklabels": false}, "xaxis8": {"anchor": "y8", "domain": [0.17, 0.32], "showticklabels": false}, "xaxis9": {"anchor": "y9", "domain": [0.34, 0.49], "showticklabels": false}, "yaxis": {"anchor": "x", "autorange": "reversed", "domain": [0.848, 1.0], "showticklabels": false}, "yaxis10": {"anchor": "x10", "autorange": "reversed", "domain": [0.636, 0.788], "showticklabels": false}, "yaxis11": {"anchor": "x11", "autorange": "reversed", "domain": [0.636, 0.788], "showticklabels": false}, "yaxis12": {"anchor": "x12", "autorange": "reversed", "domain": [0.636, 0.788], "showticklabels": false}, "yaxis13": {"anchor": "x13", "autorange": "reversed", "domain": [0.424, 0.576], "showticklabels": false}, "yaxis14": {"anchor": "x14", "autorange": "reversed", "domain": [0.424, 0.576], "showticklabels": false}, "yaxis15": {"anchor": "x15", "autorange": "reversed", "domain": [0.424, 0.576], "showticklabels": false}, "yaxis16": {"anchor": "x16", "autorange": "reversed", "domain": [0.424, 0.576], "showticklabels": false}, "yaxis17": {"anchor": "x17", "autorange": "reversed", "domain": [0.424, 0.576], "showticklabels": false}, "yaxis18": {"anchor": "x18", "autorange": "reversed", "domain": [0.424, 0.576], "showticklabels": false}, "yaxis19": {"anchor": "x19", "autorange": "reversed", "domain": [0.212, 0.364], "showticklabels": false}, "yaxis2": {"anchor": "x2", "autorange": "reversed", "domain": [0.848, 1.0], "showticklabels": false}, "yaxis20": {"anchor": "x20", "autorange": "reversed", "domain": [0.212, 0.364], "showticklabels": false}, "yaxis21": {"anchor": "x21", "autorange": "reversed", "domain": [0.212, 0.364], "showticklabels": false}, "yaxis22": {"anchor": "x22", "autorange": "reversed", "domain": [0.212, 0.364], "showticklabels": false}, "yaxis23": {"anchor": "x23", "autorange": "reversed", "domain": [0.212, 0.364], "showticklabels": false}, "yaxis24": {"anchor": "x24", "autorange": "reversed", "domain": [0.212, 0.364], "showticklabels": false}, "yaxis25": {"anchor": "x25", "autorange": "reversed", "domain": [0.0, 0.152], "showticklabels": false}, "yaxis26": {"anchor": "x26", "autorange": "reversed", "domain": [0.0, 0.152], "showticklabels": false}, "yaxis27": {"anchor": "x27", "autorange": "reversed", "domain": [0.0, 0.152], "showticklabels": false}, "yaxis28": {"anchor": "x28", "autorange": "reversed", "domain": [0.0, 0.152], "showticklabels": false}, "yaxis29": {"anchor": "x29", "autorange": "reversed", "domain": [0.0, 0.152], "showticklabels": false}, "yaxis3": {"anchor": "x3", "autorange": "reversed", "domain": [0.848, 1.0], "showticklabels": false}, "yaxis30": {"anchor": "x30", "autorange": "reversed", "domain": [0.0, 0.152], "showticklabels": false}, "yaxis4": {"anchor": "x4", "autorange": "reversed", "domain": [0.848, 1.0], "showticklabels": false}, "yaxis5": {"anchor": "x5", "autorange": "reversed", "domain": [0.848, 1.0], "showticklabels": false}, "yaxis6": {"anchor": "x6", "autorange": "reversed", "domain": [0.848, 1.0], "showticklabels": false}, "yaxis7": {"anchor": "x7", "autorange": "reversed", "domain": [0.636, 0.788], "showticklabels": false}, "yaxis8": {"anchor": "x8", "autorange": "reversed", "domain": [0.636, 0.788], "showticklabels": false}, "yaxis9": {"anchor": "x9", "autorange": "reversed", "domain": [0.636, 0.788], "showticklabels": false}}}
